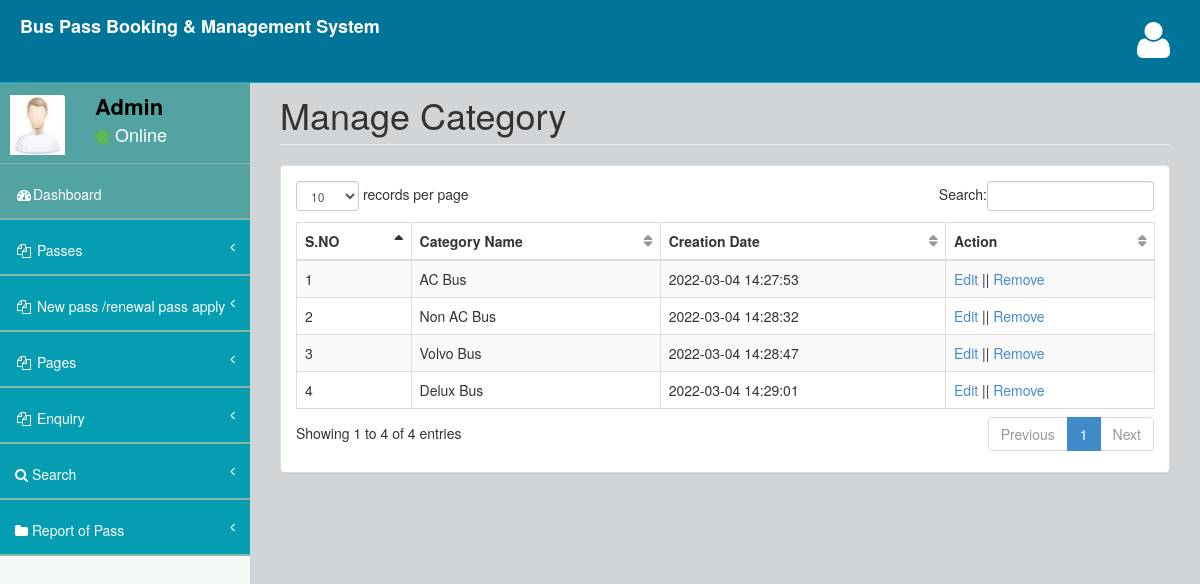
Page /buspassms/admin/manage-category.php (signed in) on the committed database.
### tables this page shows
CREATE TABLE `tblcategory` (
  `ID` int(10) NOT NULL,
  `CategoryName` varchar(200) DEFAULT NULL,
  `CreationDate` timestamp NULL DEFAULT current_timestamp()
);

### buspassms/admin/manage-category.php (the view, shortened to what this page needs)
<?php
include('includes/dbconnection.php');
if (strlen($_SESSION['bpmsaid']==0)) {
  header('location:logout.php');
  } else{
  ?>
<!DOCTYPE html>
<html>
<head>
    <link href="assets/plugins/bootstrap/bootstrap.css" rel="stylesheet" />
    <link href="assets/font-awesome/css/font-awesome.css" rel="stylesheet" />
    <link href="assets/plugins/pace/pace-theme-big-counter.css" rel="stylesheet" />
  <link href="assets/css/style.css" rel="stylesheet" />
      <link href="assets/css/main-style.css" rel="stylesheet" />
    <link href="assets/plugins/dataTables/dataTables.bootstrap.css" rel="stylesheet" />
</head>
<body>
    <div id="wrapper">
       <?php include_once('includes/header.php');?>
        <?php include_once('includes/sidebar.php');?>
        <div id="page-wrapper">
            <div class="row">
                <div class="col-lg-12">
                    <h1 class="page-header">Manage Category</h1>
                </div>
            </div>
            <div class="row">
                <div class="col-lg-12">
                    <div class="panel panel-default">
                        <div class="panel-body">
                            <div class="table-responsive">
                                <table class="table table-striped table-bordered table-hover" id="dataTables-example">
                                    <thead>
                                        <tr>
                                            <th>S.NO</th>
                                            <th>Category Name</th>
                                            <th>Creation Date</th>
                                            <th>Action</th>
                                        </tr>
                                    </thead>
                                    <tbody>
                                        <?php
$sql="SELECT * from tblcategory";
$query = $dbh -> prepare($sql);
$query->execute();
$results=$query->fetchAll(PDO::FETCH_OBJ);
$cnt=1;
if($query->rowCount() > 0)
{
foreach($results as $row)
{               ?>
                                       <tr>
                  <td><?php echo htmlentities($cnt);?></td>
                  <td><?php  echo htmlentities($row->CategoryName);?></td>
                  <td><?php  echo htmlentities($row->CreationDate);?></td>
                  <td><a href="edit-category-detail.php?editid=<?php echo htmlentities ($row->ID);?>">Edit</a> || <a href="manage-category.php?delid=<?php echo ($row->ID);?>" onclick="return confirm('Do you really want to Delete ?');">Remove</i></a></td>
                </tr>
               <?php $cnt=$cnt+1;}} ?>
                                    </tbody>
                                </table>
                            </div>
                        </div>
                    </div>
                </div>
            </div>
        </div>
    </div>
</body>
</html>
<?php }  ?>

### buspassms/admin/includes/sidebar.php (shortened to what this page needs)
<?php
include('includes/dbconnection.php');
?>
        <nav class="navbar-default navbar-static-side" role="navigation">
            <div class="sidebar-collapse">
                <ul class="nav" id="side-menu">
                    <li>
                        <div class="user-section">
                            <div class="user-section-inner">
                                <img src="assets/img/user.jpg" alt="">
                            </div>
                            <div class="user-info">
                                <?php
$aid=$_SESSION['bpmsaid'];
$sql="SELECT AdminName from  tbladmin where ID=:aid";
$query = $dbh -> prepare($sql);
$query->bindParam(':aid',$aid,PDO::PARAM_STR);
$query->execute();
$results=$query->fetchAll(PDO::FETCH_OBJ);
$cnt=1;
if($query->rowCount() > 0)
{
foreach($results as $row)
{               ?>
                                <div><strong><?php  echo $row->AdminName;?></strong></div>
                                <div class="user-text-online">
                                    <span class="user-circle-online btn btn-success btn-circle "></span>&nbsp;Online
                                </div>
                            </div>
                            <?php $cnt=$cnt+1;}} ?>
                        </div>
                    </li>
                    <li class="selected">
                        <a href="dashboard.php"><i class="fa fa-dashboard fa-fw"></i>Dashboard</a>
                    </li>
                    <li>
                        <a href="#"><i class="fa fa-files-o fa-fw"></i> Passes<span class="fa arrow"></span></a>
                    </li>
                    <li>
                        <a href="#"><i class="fa fa-files-o fa-fw"></i> New pass /renewal pass apply<span class="fa arrow"></span></a>
                    </li>
                    <li>
                        <a href="#"><i class="fa fa-files-o fa-fw"></i> Pages<span class="fa arrow"></span></a>
                    </li>
                    <li>
                        <a href="#"><i class="fa fa-files-o fa-fw"></i> Enquiry<span class="fa arrow"></span></a>
                    </li>
                    <li>
                        <a href="search-pass.php"><i class="fa fa-search"></i>  Search<span class="fa arrow"></span></a>
                        </li>
                        <li>
                        <a href="pass-bwdates-report.php"><i class="fa fa-folder"></i>  Report of Pass<span class="fa arrow"></span></a>
                        </li>
                </ul>
            </div>
        </nav>

### buspassms/admin/assets/css/style.css (style rules this page uses)
body { background-color: #f8f8f8; }
#wrapper { width: 100%; margin-top: 55px!important; background-color:#f4f9f7; }
#page-wrapper { padding: 0 15px; min-height: 568px; background-color:rgb(209, 213, 216); }
.navbar-static-side ul li { border-bottom:1px solid #84b7b8 !important; }
.arrow { float: right; }
.fa.arrow:before { content: "\f104"; }
@media (min-width:768px) { .navbar-static-side { z-index: 1; position: absolute; width: 250px; } }
table.dataTable thead .sorting, table.dataTable thead .sorting_asc:after, table.dataTable thead .sorting_desc, table.dataTable thead .sorting_asc_disabled, table.dataTable thead .sorting_desc_disabled { background: transparent; }
table.dataTable thead .sorting_asc:after { content: "\f0de"; float: right; font-family: fontawesome; }
table.dataTable thead .sorting:after { content: "\f0dc"; float: right; font-family: fontawesome; color: rgba(50,50,50,.5); }
.btn-circle { width: 30px; height: 30px; padding: 6px 0; border-radius: 15px; text-align: center; font-size: 12px; line-height: 1.428571429; }

### buspassms/admin/assets/css/main-style.css (style rules this page uses)
.user-section-inner { height: 65px; width: 65px; -moz-border-radius: 3px; -webkit-border-radius: 3px; border-radius: 3px; overflow: hidden; display: inline-block; float: left; margin-right: 15px; margin-top: 20px; }
.user-section-inner img { margin-left:10px; width:55px; height:60px; }
.user-info { display: block; color:#000!important; display: inline-block; padding: 15px; margin-bottom: 0px }
.user-text-online { font-size:18px; color:#fff }
.user-circle-online { width: 15px!important; height: 15px!important; }
.nav > li > a { padding: 20px 15px; }
#side-menu { background-color:#049db1; }
#side-menu a { color:#fff; border-bottom: 1px solid #84B899 !important; height: 55px; }
.selected { background-color:rgb(83, 163, 163); }
.navbar-default { border-color: #27A6BE; }
@media (min-width:768px) { #page-wrapper { position: inherit; margin: 0 0 0 250px; padding: 0 30px; min-height: 1000px; } }

### rows in the picture
tblcategory: CategoryName "AC Bus", CreationDate "2022-03-04 14:27:53"
tblcategory: CategoryName "Non AC Bus", CreationDate "2022-03-04 14:28:32"
tblcategory: CategoryName "Volvo Bus", CreationDate "2022-03-04 14:28:47"
tblcategory: CategoryName "Delux Bus", CreationDate "2022-03-04 14:29:01"

### other values in the picture
$row->AdminName "Admin"
